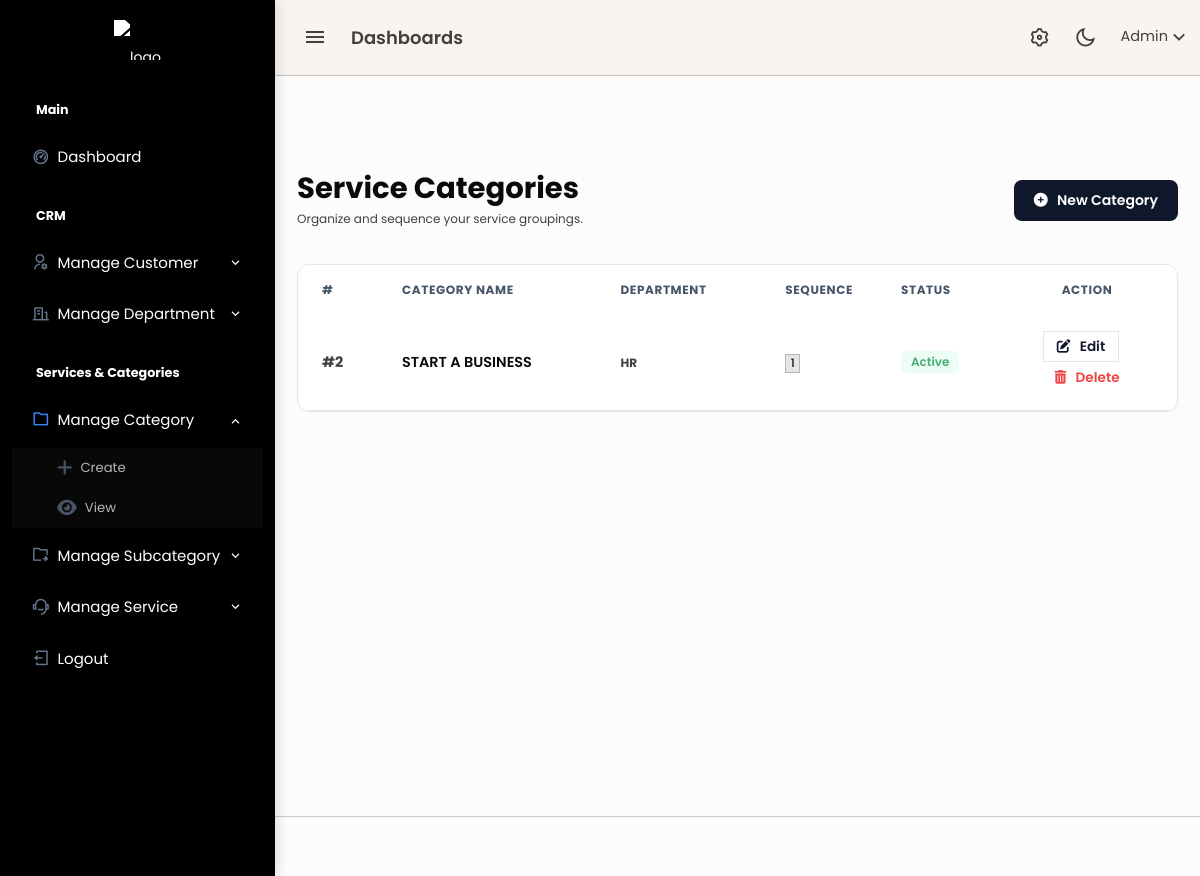
/admin/category.php (signed in), run on an earlier commit of the app's database.
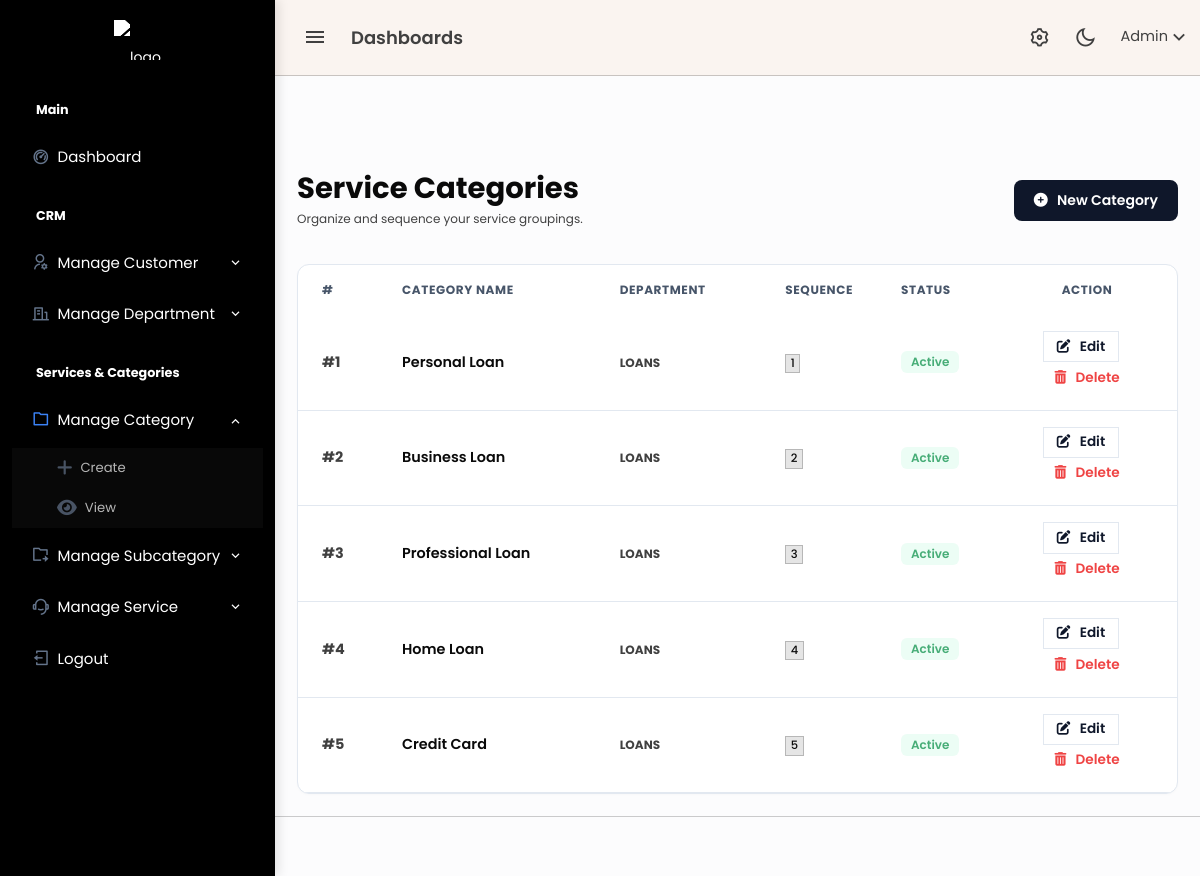
And on a later commit of the database.
### tables this page shows
CREATE TABLE `service_categories` (
  `id` bigint(20) UNSIGNED NOT NULL,
  `uuid` char(36) NOT NULL DEFAULT uuid(),
  `department` int(11) NOT NULL,
  `category_name` varchar(255) NOT NULL,
  `sequence` int(11) NOT NULL DEFAULT 1,
  `active` tinyint(1) NOT NULL DEFAULT 1,
  `live` tinyint(1) NOT NULL DEFAULT 1,
  `created_at` timestamp NULL DEFAULT current_timestamp(),
  `updated_at` timestamp NULL DEFAULT current_timestamp() ON UPDATE current_timestamp()
);

CREATE TABLE `departments` (
  `id` int(10) UNSIGNED NOT NULL,
  `name` varchar(255) NOT NULL,
  `created_at` timestamp NULL DEFAULT current_timestamp(),
  `updated_at` timestamp NULL DEFAULT current_timestamp() ON UPDATE current_timestamp(),
  `created_by` bigint(20) UNSIGNED DEFAULT NULL
);

### admin/category.php (the view, shortened to what this page needs)
<?php
include 'db/config.php';
$query = "
SELECT c.id, c.category_name, c.sequence, c.active,
       d.name AS department_name
FROM service_categories c
LEFT JOIN departments d ON d.id = c.department
ORDER BY c.sequence ASC
";
$result = mysqli_query($conn, $query);
?>
<?php include 'header.php'; ?>
<?php include 'topbar.php'; ?>
<?php include 'sidebar.php'; ?>
<div class="content-page">
    <div class="content">
        <div class="container-fluid pt-5">
            <div class="d-flex justify-content-between align-items-center mb-4">
                <div>
                    <h2 class="fw-bold text-dark mb-1">Service Categories</h2>
                    <p class="text-muted small mb-0">Organize and sequence your service groupings.</p>
                </div>
                <a href="category_add.php" class="btn btn-submit-pro">
                    <i class="fas fa-plus-circle me-1"></i> New Category
                </a>
            </div>
            <div class="card card-modern">
                <div class="card-body p-0">
                    <div class="table-responsive">
                        <table class="table table-modern mb-0 align-middle">
                            <thead>
                                <tr>
                                    <th width="80">#</th>
                                    <th>Category Name</th>
                                    <th>Department</th>
                                    <th width="100">Sequence</th>
                                    <th width="120">Status</th>
                                    <th width="180" class="text-center">Action</th>
                                </tr>
                            </thead>
                            <tbody>
                            <?php if (mysqli_num_rows($result) > 0): ?>
                                <?php while ($row = mysqli_fetch_assoc($result)): ?>
                                    <tr>
                                        <td class="text-muted fw-bold">#<?= $row['id'] ?></td>
                                        <td class="fw-semibold text-dark"><?= htmlspecialchars($row['category_name']) ?></td>
                                        <td>
                                            <span class="text-muted small text-uppercase fw-bold"><?= htmlspecialchars($row['department_name'] ?? 'Unassigned') ?></span>
                                        </td>
                                        <td>
                                            <span class="badge bg-light text-dark border"><?= $row['sequence'] ?></span>
                                        </td>
                                        <td>
                                            <?php if($row['active']): ?>
                                                <span class="badge badge-modern bg-soft-success text-success" style="background-color: #ecfdf5;">Active</span>
                                            <?php else: ?>
                                                <span class="badge badge-modern bg-soft-secondary text-muted" style="background-color: #f1f5f9;">Inactive</span>
                                            <?php endif; ?>
                                        </td>
                                        <td class="text-center">
                                            <a href="category_edit.php?id=<?= $row['id'] ?>"
                                               class="btn btn-sm btn-action-edit me-2">
                                               <i class="fas fa-edit me-1"></i> Edit
                                            </a>
                                            <a href="db/delete/category_delete.php?id=<?= $row['id'] ?>"
                                               onclick="return confirm('Permanently delete this category?')"
                                               class="btn btn-sm btn-action-delete">
                                               <i class="fas fa-trash-alt me-1"></i> Delete
                                            </a>
                                        </td>
                                    </tr>
                                <?php endwhile; ?>
                            <?php else: ?>
                                <tr>
                                    <td colspan="6" class="text-center py-5 text-muted">No categories found. Click "New Category" to begin.</td>
                                </tr>
                            <?php endif; ?>
                            </tbody>
                        </table>
                    </div>
                </div>
            </div>
        </div>
    </div>
</div>
<?php include 'footer.php'; ?>

### admin/header.php (shortened to what this page needs)
<!DOCTYPE html>
<html lang="en">
<head>
	<link rel="stylesheet" href="assets/vendor/daterangepicker/daterangepicker.css">
	<link rel="stylesheet" href="assets/vendor/admin-resources/jquery.vectormap/jquery-jvectormap-1.2.2.css">
	<link href="assets/css/app.min.css" rel="stylesheet" type="text/css" id="app-style" />
<link rel="stylesheet" href="https://cdnjs.cloudflare.com/ajax/libs/font-awesome/6.4.2/css/all.min.css">
	<link href="assets/css/icons.min.css" rel="stylesheet" type="text/css" />
</head>
<body>
	<div class="wrapper">

### admin/topbar.php (shortened to what this page needs)
<div class="navbar-custom">
    <div class="topbar container-fluid">
        <div class="d-flex align-items-center gap-1">
            <button class="button-toggle-menu">
                <i class="mdi mdi-menu"></i>
            </button>
            <h4 class="page-title d-none d-sm-block">Dashboards</h4>
        </div>
        <ul class="topbar-menu d-flex align-items-center gap-3">
            <li class="d-none d-sm-inline-block">
                <a class="nav-link" data-bs-toggle="offcanvas" href="#theme-settings-offcanvas">
                    <span class="ri-settings-3-line fs-22"></span>
                </a>
            </li>
            <li class="d-none d-sm-inline-block">
                <div class="nav-link" id="light-dark-mode">
                    <i class="ri-moon-line fs-22"></i>
                </div>
            </li>
            <li class="dropdown">
                <a class="nav-link dropdown-toggle arrow-none nav-user" data-bs-toggle="dropdown" href="#" role="button" aria-haspopup="false" aria-expanded="false">
                    <span class="d-lg-block d-none">
                        <h5 class="my-0 fw-normal">Admin<i class="ri-arrow-down-s-line fs-22 d-none d-sm-inline-block align-middle"></i></h5>
                    </span>
                </a>
            </li>
        </ul>
    </div>
</div>

### admin/sidebar.php (shortened to what this page needs)
<?php
$current_page = basename($_SERVER['PHP_SELF']);
$dept_active     = in_array($current_page, ['add-department.php', 'departments.php']);
$customer_active = in_array($current_page, ['add-customer.php', 'customers.php']);
$cat_active      = in_array($current_page, ['category_add.php', 'category.php']);
$subcat_active   = in_array($current_page, ['subcategory_add.php', 'subcategory.php']);
$service_active  = in_array($current_page, ['service_add.php', 'services.php', 'plan-work.php']);
?>
<div class="leftside-menu">
    <a href="dashboard.php" class="logo text-center d-block">
        <span class="logo-lg">
            <img src="uploads/logo-ravi.png" alt="logo" style="max-height: 40px; margin: 20px 0; filter: brightness(0) invert(1);">
        </span>
    </a>
    <div data-simplebar class="h-100">
        <ul class="side-nav">
            <li class="side-nav-title">Main</li>
            <li class="side-nav-item <?= ($current_page == 'dashboard.php') ? 'active' : '' ?>">
                <a href="dashboard.php" class="side-nav-link">
                    <i class="ri-dashboard-2-line"></i>
                    <span>Dashboard</span>
                </a>
            </li>
            <li class="side-nav-title">CRM</li>
            <li class="side-nav-item <?= $customer_active ? 'active' : '' ?>">
                <a href="javascript:void(0);" class="side-nav-link has-arrow">
                    <i class="ri-user-settings-line"></i>
                    <span>Manage Customer</span>
                </a>
            </li>
            <li class="side-nav-item <?= $dept_active ? 'active' : '' ?>">
                <a href="javascript:void(0);" class="side-nav-link has-arrow">
                    <i class="ri-building-line"></i>
                    <span>Manage Department</span>
                </a>
            </li>
            <li class="side-nav-title">Services & Categories</li>
            <li class="side-nav-item <?= $cat_active ? 'active' : '' ?>">
                <a href="javascript:void(0);" class="side-nav-link has-arrow">
                    <i class="ri-folder-line"></i>
                    <span>Manage Category</span>
                </a>
                <ul class="side-nav-second-level">
                    <li><a href="category_add.php" class="side-nav-link"><i class="fas fa-plus"></i> Create</a></li>
                    <li><a href="category.php" class="side-nav-link"><i class="fas fa-eye"></i> View</a></li>
                </ul>
            </li>
            <li class="side-nav-item <?= $subcat_active ? 'active' : '' ?>">
                <a href="javascript:void(0);" class="side-nav-link has-arrow">
                    <i class="ri-folder-shared-line"></i>
                    <span>Manage Subcategory</span>
                </a>
            </li>
            <li class="side-nav-item <?= $service_active ? 'active' : '' ?>">
                <a href="javascript:void(0);" class="side-nav-link has-arrow">
                    <i class="ri-customer-service-2-line"></i>
                    <span>Manage Service</span>
                </a>
            </li>
            <li class="side-nav-item">
                <a href="logout.php" class="side-nav-link text-danger">
                    <i class="ri-logout-box-line"></i>
                    <span>Logout</span>
                </a>
            </li>
        </ul>
    </div>
</div>

### admin/footer.php (shortened to what this page needs)
				<footer class="footer">
				</footer>
			</div>
</body>
</html>

### admin/sidebar.php (style rules this page uses)
:root { --nav-bg: #000000; --nav-text: #ffffff; --nav-hover-bg: #1e293b; --accent-blue: #3b82f6; }
.leftside-menu { background: var(--nav-bg) !important; width: 260px; position: fixed; height: 100%; box-shadow: 4px 0 10px rgba(0,0,0,0.1); }
.side-nav-link { color: var(--nav-text) !important; padding: 12px 20px !important; display: flex !important; align-items: center; text-decoration: none !important; transition: 0.2s; }
.side-nav-link i { font-size: 1.1rem; margin-right: 12px; color: #64748b; }
.has-arrow::after { content: "\ea4e"; font-family: 'remixicon'; margin-left: auto; transition: transform 0.3s; }
.active .has-arrow::after { transform: rotate(180deg); }
.side-nav-second-level { list-style: none; padding: 0; display: none; background: rgba(255, 255, 255, 0.03); }
.side-nav-item.active .side-nav-second-level { display: block; }
.side-nav-second-level .side-nav-link { padding: 10px 20px 10px 45px !important; font-size: 0.825rem !important; opacity: 0.7; }
.side-nav-item.active > .side-nav-link i { color: var(--accent-blue) !important; }

### admin/category.php (style rules this page uses)
:root { --slate-900: #0f172a; --slate-600: #475569; --slate-200: #e2e8f0; }
.content-page { background-color: #fcfcfd; }
.card-modern { border: 1px solid var(--slate-200); border-radius: 12px; background: #ffffff; box-shadow: 0 1px 3px rgba(0,0,0,0.02); overflow: hidden; }
.table-modern thead th { background: #f8fafc; text-transform: uppercase; font-size: 0.75rem; font-weight: 700; letter-spacing: 0.05em; color: var(--slate-600); padding: 16px 24px; border: none; }
.table-modern tbody td { padding: 16px 24px; font-size: 0.9rem; color: var(--slate-900); border-bottom: 1px solid var(--slate-200); vertical-align: middle; }
.badge-modern { padding: 5px 10px; border-radius: 6px; font-weight: 600; font-size: 0.75rem; }
.btn-submit-pro { background: var(--slate-900); color: #ffffff !important; padding: 10px 20px; border-radius: 8px; font-weight: 600; transition: all 0.2s; border: none; text-decoration: none; }
.btn-action-edit { color: var(--slate-900); border: 1px solid var(--slate-200); font-weight: 600; transition: all 0.2s; text-decoration: none; }
.btn-action-delete { color: #ef4444; font-weight: 600; transition: all 0.2s; text-decoration: none; }

What changed in the data, as far as the page shows it:
added service_categories: id "1", category_name "Personal Loan", departments.name "LOANS", sequence "1", active "Active"
changed service_categories id 2: category_name "START A BUSINESS" → "Business Loan"; departments.name "HR" → "LOANS"; sequence "1" → "2"
added service_categories: id "3", category_name "Professional Loan", departments.name "LOANS", sequence "3", active "Active"
added service_categories: id "4", category_name "Home Loan", departments.name "LOANS", sequence "4", active "Active"
added service_categories: id "5", category_name "Credit Card", departments.name "LOANS", sequence "5", active "Active"
